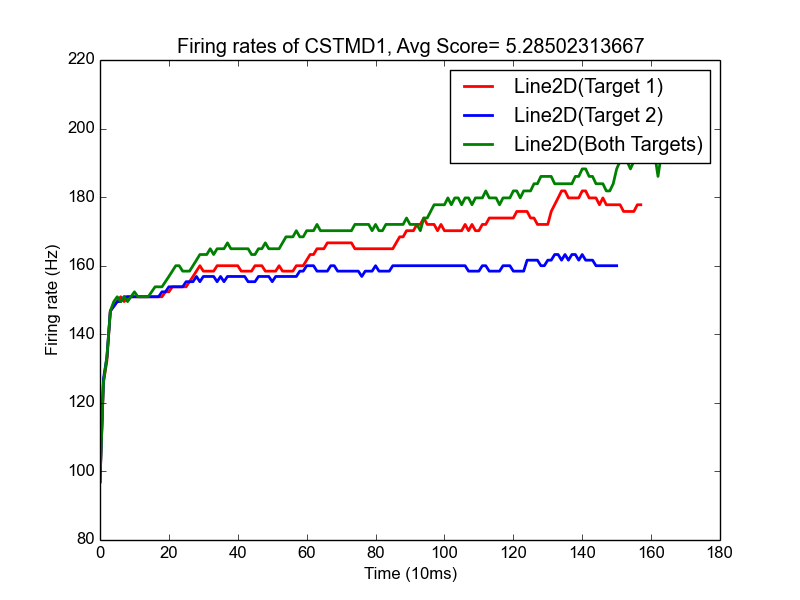

Reproduce this figure in Python.
from subprocess import call
import numpy as np 
import pickle
import matplotlib.pyplot as plt

MAX_TIME = 500 # ??????!

def bin_data(data) :
    binned = [0]*MAX_TIME
    for d in data :
        binned[int(d)] += 1
    return binned

length = 50

def firing_rates(binned_data) :
    FR = []
    buf = [0]*length
    for t in range(len(binned_data)) :
        buf[t%length] = binned_data[t]
        FR.append(np.mean(buf[:min(t,length-1)])*1000.0)
    return FR

def real_firing_rates(data) :
    fr = []
    for i in range(len(data)-4) :
        fr.append(4000.0 / (data[i+4] - data[i]))
    return fr


def run(K,Na,SYN):
    call(["python", "example.py", "-file", "frame_target_strong.pkl", "-K", str(K), "-Na", str(Na), "-SYN", str(SYN)])
    with open("data.pkl", 'rb') as my_file :
        data1 = pickle.load(my_file)

    call(["python", "example.py", "-file", "frame_target_weak.pkl", "-K", str(K), "-Na", str(Na), "-SYN", str(SYN)])
    with open("data.pkl", 'rb') as my_file :
        data2 = pickle.load(my_file)

    call(["python", "example.py", "-file", "frame_target_both.pkl", "-K", str(K), "-Na", str(Na), "-SYN", str(SYN)])
    with open("data.pkl", 'rb') as my_file :
        databoth = pickle.load(my_file)


    real_fr_1 = real_firing_rates(data1)
    real_fr_2 = real_firing_rates(data2)
    real_fr_both = real_firing_rates(databoth)

    scorelen=min(len(real_fr_1),len(real_fr_2),len(real_fr_both))
    score=[]

    for i in range(scorelen):
        dist1=real_fr_both[i]-real_fr_1[i]
        dist2=real_fr_both[i]-real_fr_2[i]
        score.append(min(dist1,dist2))
    avgscore=np.mean(score)


    fig = plt.figure()
    graph = fig.add_subplot(111)
    graph.set_title("Firing rates of CSTMD1, Avg Score= "+str(avgscore))
    graph.set_xlabel("Time (10ms)")
    graph.set_ylabel("Firing rate (Hz)")

    target1, = plt.plot(real_fr_1, c='r', lw=2.0, label = "Target 1")
    target2, = plt.plot(real_fr_2, c='b', lw=2.0, label = "Target 2")
    targetboth, = plt.plot(real_fr_both, c='g', lw=2.0, label = "Both Targets")

    #plt.title("FR")
    plt.legend([target1, target2,targetboth])
    fig.savefig("multi.png")
    plt.show()


#Already have default values
K=0.06
Na=0.48
SYN = 500
run(K,Na,SYN)





